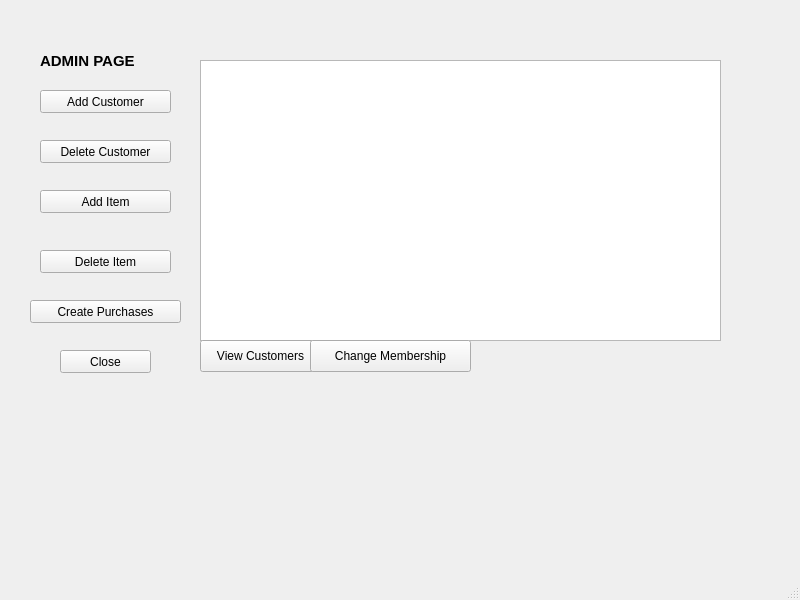
<?xml version="1.0" encoding="UTF-8"?>
<ui version="4.0">
 <class>AdminPage</class>
 <widget class="QMainWindow" name="AdminPage">
  <property name="geometry">
   <rect>
    <x>0</x>
    <y>0</y>
    <width>800</width>
    <height>600</height>
   </rect>
  </property>
  <property name="windowTitle">
   <string>MainWindow</string>
  </property>
  <widget class="QWidget" name="centralwidget">
   <widget class="QStackedWidget" name="stackedWidget">
    <property name="geometry">
     <rect>
      <x>0</x>
      <y>0</y>
      <width>781</width>
      <height>551</height>
     </rect>
    </property>
    <property name="currentIndex">
     <number>0</number>
    </property>
    <widget class="QWidget" name="adminHomePage">
     <widget class="QLabel" name="label">
      <property name="geometry">
       <rect>
        <x>40</x>
        <y>40</y>
        <width>151</width>
        <height>41</height>
       </rect>
      </property>
      <property name="font">
       <font>
        <pointsize>11</pointsize>
        <weight>75</weight>
        <bold>true</bold>
       </font>
      </property>
      <property name="text">
       <string>ADMIN PAGE</string>
      </property>
     </widget>
     <widget class="QPushButton" name="addCustomersBttn">
      <property name="geometry">
       <rect>
        <x>40</x>
        <y>90</y>
        <width>131</width>
        <height>23</height>
       </rect>
      </property>
      <property name="text">
       <string>Add Customer</string>
      </property>
     </widget>
     <widget class="QPushButton" name="deleteCustomersBttn">
      <property name="geometry">
       <rect>
        <x>40</x>
        <y>140</y>
        <width>131</width>
        <height>23</height>
       </rect>
      </property>
      <property name="text">
       <string>Delete Customer</string>
      </property>
     </widget>
     <widget class="QPushButton" name="addItemBttn">
      <property name="geometry">
       <rect>
        <x>40</x>
        <y>190</y>
        <width>131</width>
        <height>23</height>
       </rect>
      </property>
      <property name="text">
       <string>Add Item</string>
      </property>
     </widget>
     <widget class="QPushButton" name="deleteItemBttn">
      <property name="geometry">
       <rect>
        <x>40</x>
        <y>250</y>
        <width>131</width>
        <height>23</height>
       </rect>
      </property>
      <property name="text">
       <string>Delete Item</string>
      </property>
     </widget>
     <widget class="QPushButton" name="Close">
      <property name="geometry">
       <rect>
        <x>60</x>
        <y>350</y>
        <width>91</width>
        <height>23</height>
       </rect>
      </property>
      <property name="text">
       <string>Close</string>
      </property>
     </widget>
     <widget class="QPushButton" name="createPurchasesBtn">
      <property name="geometry">
       <rect>
        <x>30</x>
        <y>300</y>
        <width>151</width>
        <height>23</height>
       </rect>
      </property>
      <property name="text">
       <string>Create Purchases</string>
      </property>
     </widget>
     <widget class="QTableView" name="tableView">
      <property name="geometry">
       <rect>
        <x>200</x>
        <y>60</y>
        <width>521</width>
        <height>281</height>
       </rect>
      </property>
     </widget>
     <widget class="QPushButton" name="ViewCustomers">
      <property name="geometry">
       <rect>
        <x>200</x>
        <y>340</y>
        <width>121</width>
        <height>32</height>
       </rect>
      </property>
      <property name="text">
       <string>View Customers</string>
      </property>
     </widget>
     <widget class="QPushButton" name="ChangeMembership">
      <property name="geometry">
       <rect>
        <x>310</x>
        <y>340</y>
        <width>161</width>
        <height>32</height>
       </rect>
      </property>
      <property name="text">
       <string>Change Membership</string>
      </property>
     </widget>
    </widget>
    <widget class="QWidget" name="CreatePurchasesPage">
     <widget class="QLabel" name="label_10">
      <property name="geometry">
       <rect>
        <x>30</x>
        <y>10</y>
        <width>221</width>
        <height>51</height>
       </rect>
      </property>
      <property name="font">
       <font>
        <pointsize>12</pointsize>
        <weight>75</weight>
        <bold>true</bold>
       </font>
      </property>
      <property name="text">
       <string>CREATE PURCHASES PAGE</string>
      </property>
     </widget>
     <widget class="QLabel" name="label_11">
      <property name="geometry">
       <rect>
        <x>40</x>
        <y>80</y>
        <width>111</width>
        <height>20</height>
       </rect>
      </property>
      <property name="text">
       <string>Name</string>
      </property>
     </widget>
     <widget class="QLabel" name="label_12">
      <property name="geometry">
       <rect>
        <x>40</x>
        <y>140</y>
        <width>111</width>
        <height>21</height>
       </rect>
      </property>
      <property name="text">
       <string>Customer ID</string>
      </property>
     </widget>
     <widget class="QLineEdit" name="addYearLineEdit">
      <property name="geometry">
       <rect>
        <x>310</x>
        <y>260</y>
        <width>51</width>
        <height>20</height>
       </rect>
      </property>
     </widget>
     <widget class="QLineEdit" name="addNameLineEdit">
      <property name="geometry">
       <rect>
        <x>170</x>
        <y>80</y>
        <width>113</width>
        <height>20</height>
       </rect>
      </property>
     </widget>
     <widget class="QLabel" name="label_13">
      <property name="geometry">
       <rect>
        <x>40</x>
        <y>200</y>
        <width>121</width>
        <height>20</height>
       </rect>
      </property>
      <property name="text">
       <string>Customer Type</string>
      </property>
     </widget>
     <widget class="QLabel" name="label_14">
      <property name="geometry">
       <rect>
        <x>40</x>
        <y>260</y>
        <width>111</width>
        <height>20</height>
       </rect>
      </property>
      <property name="text">
       <string>Expiration Date</string>
      </property>
     </widget>
     <widget class="QLabel" name="label_15">
      <property name="geometry">
       <rect>
        <x>180</x>
        <y>240</y>
        <width>21</width>
        <height>16</height>
       </rect>
      </property>
      <property name="text">
       <string>MM</string>
      </property>
     </widget>
     <widget class="QLabel" name="label_16">
      <property name="geometry">
       <rect>
        <x>310</x>
        <y>240</y>
        <width>47</width>
        <height>13</height>
       </rect>
      </property>
      <property name="text">
       <string>YYYY</string>
      </property>
     </widget>
     <widget class="QLineEdit" name="addDayLineEdit">
      <property name="geometry">
       <rect>
        <x>230</x>
        <y>260</y>
        <width>41</width>
        <height>20</height>
       </rect>
      </property>
     </widget>
     <widget class="QLineEdit" name="addMonthLineEdit">
      <property name="geometry">
       <rect>
        <x>170</x>
        <y>260</y>
        <width>41</width>
        <height>20</height>
       </rect>
      </property>
     </widget>
     <widget class="QLabel" name="label_17">
      <property name="geometry">
       <rect>
        <x>240</x>
        <y>240</y>
        <width>21</width>
        <height>16</height>
       </rect>
      </property>
      <property name="text">
       <string>DD</string>
      </property>
     </widget>
     <widget class="QLineEdit" name="addIdLineEdit">
      <property name="geometry">
       <rect>
        <x>170</x>
        <y>140</y>
        <width>113</width>
        <height>20</height>
       </rect>
      </property>
     </widget>
     <widget class="QLabel" name="label_18">
      <property name="geometry">
       <rect>
        <x>430</x>
        <y>80</y>
        <width>81</width>
        <height>20</height>
       </rect>
      </property>
      <property name="text">
       <string>Pick Item: </string>
      </property>
     </widget>
     <widget class="QComboBox" name="pickItemComboBox">
      <property name="geometry">
       <rect>
        <x>540</x>
        <y>80</y>
        <width>151</width>
        <height>22</height>
       </rect>
      </property>
     </widget>
     <widget class="QLabel" name="label_24">
      <property name="geometry">
       <rect>
        <x>430</x>
        <y>160</y>
        <width>81</width>
        <height>20</height>
       </rect>
      </property>
      <property name="text">
       <string>Quantity:</string>
      </property>
     </widget>
     <widget class="QComboBox" name="pickQtyLComboBox">
      <property name="geometry">
       <rect>
        <x>540</x>
        <y>160</y>
        <width>101</width>
        <height>22</height>
       </rect>
      </property>
     </widget>
     <widget class="QPushButton" name="createPurchasePushBtn">
      <property name="geometry">
       <rect>
        <x>140</x>
        <y>370</y>
        <width>101</width>
        <height>23</height>
       </rect>
      </property>
      <property name="text">
       <string>Create Purchase</string>
      </property>
     </widget>
     <widget class="QPushButton" name="createPurchaseBackBtn">
      <property name="geometry">
       <rect>
        <x>320</x>
        <y>370</y>
        <width>101</width>
        <height>23</height>
       </rect>
      </property>
      <property name="text">
       <string>Back</string>
      </property>
     </widget>
     <widget class="QComboBox" name="customerTypeComboBox">
      <property name="geometry">
       <rect>
        <x>170</x>
        <y>200</y>
        <width>121</width>
        <height>22</height>
       </rect>
      </property>
     </widget>
    </widget>
    <widget class="QWidget" name="addCustomer">
     <widget class="QPushButton" name="cancelButton">
      <property name="geometry">
       <rect>
        <x>300</x>
        <y>320</y>
        <width>75</width>
        <height>23</height>
       </rect>
      </property>
      <property name="text">
       <string>Cancel</string>
      </property>
     </widget>
     <widget class="QLabel" name="label_7">
      <property name="geometry">
       <rect>
        <x>220</x>
        <y>240</y>
        <width>21</width>
        <height>16</height>
       </rect>
      </property>
      <property name="text">
       <string>MM</string>
      </property>
     </widget>
     <widget class="QLabel" name="label_2">
      <property name="geometry">
       <rect>
        <x>160</x>
        <y>30</y>
        <width>231</width>
        <height>41</height>
       </rect>
      </property>
      <property name="font">
       <font>
        <pointsize>14</pointsize>
       </font>
      </property>
      <property name="text">
       <string>Add Customer</string>
      </property>
     </widget>
     <widget class="QLabel" name="label_4">
      <property name="geometry">
       <rect>
        <x>20</x>
        <y>200</y>
        <width>121</width>
        <height>20</height>
       </rect>
      </property>
      <property name="text">
       <string>Customer Type</string>
      </property>
     </widget>
     <widget class="QLineEdit" name="addID">
      <property name="geometry">
       <rect>
        <x>150</x>
        <y>140</y>
        <width>113</width>
        <height>20</height>
       </rect>
      </property>
     </widget>
     <widget class="QLabel" name="label_6">
      <property name="geometry">
       <rect>
        <x>150</x>
        <y>240</y>
        <width>21</width>
        <height>16</height>
       </rect>
      </property>
      <property name="text">
       <string>DD</string>
      </property>
     </widget>
     <widget class="QLabel" name="label_3">
      <property name="geometry">
       <rect>
        <x>20</x>
        <y>140</y>
        <width>111</width>
        <height>21</height>
       </rect>
      </property>
      <property name="text">
       <string>Customer ID</string>
      </property>
     </widget>
     <widget class="QLineEdit" name="addName">
      <property name="geometry">
       <rect>
        <x>150</x>
        <y>80</y>
        <width>113</width>
        <height>20</height>
       </rect>
      </property>
     </widget>
     <widget class="QLabel" name="label_5">
      <property name="geometry">
       <rect>
        <x>20</x>
        <y>260</y>
        <width>111</width>
        <height>20</height>
       </rect>
      </property>
      <property name="text">
       <string>Expiration Date</string>
      </property>
     </widget>
     <widget class="QLabel" name="label_8">
      <property name="geometry">
       <rect>
        <x>290</x>
        <y>240</y>
        <width>47</width>
        <height>13</height>
       </rect>
      </property>
      <property name="text">
       <string>YYYY</string>
      </property>
     </widget>
     <widget class="QLabel" name="label_9">
      <property name="geometry">
       <rect>
        <x>20</x>
        <y>80</y>
        <width>111</width>
        <height>20</height>
       </rect>
      </property>
      <property name="text">
       <string>Name</string>
      </property>
     </widget>
     <widget class="QPushButton" name="addButton">
      <property name="geometry">
       <rect>
        <x>160</x>
        <y>320</y>
        <width>75</width>
        <height>23</height>
       </rect>
      </property>
      <property name="text">
       <string>Add</string>
      </property>
     </widget>
     <widget class="QComboBox" name="typeComboBox_2">
      <property name="geometry">
       <rect>
        <x>150</x>
        <y>200</y>
        <width>121</width>
        <height>22</height>
       </rect>
      </property>
      <item>
       <property name="text">
        <string>Regular</string>
       </property>
      </item>
      <item>
       <property name="text">
        <string>Executive</string>
       </property>
      </item>
     </widget>
     <widget class="QComboBox" name="dayComboBox_2">
      <property name="geometry">
       <rect>
        <x>150</x>
        <y>260</y>
        <width>41</width>
        <height>22</height>
       </rect>
      </property>
      <item>
       <property name="text">
        <string>01</string>
       </property>
      </item>
      <item>
       <property name="text">
        <string>02</string>
       </property>
      </item>
      <item>
       <property name="text">
        <string>03</string>
       </property>
      </item>
      <item>
       <property name="text">
        <string>04</string>
       </property>
      </item>
      <item>
       <property name="text">
        <string>05</string>
       </property>
      </item>
      <item>
       <property name="text">
        <string>06</string>
       </property>
      </item>
      <item>
       <property name="text">
        <string>07</string>
       </property>
      </item>
      <item>
       <property name="text">
        <string>08</string>
       </property>
      </item>
      <item>
       <property name="text">
        <string>09</string>
       </property>
      </item>
      <item>
       <property name="text">
        <string>10</string>
       </property>
      </item>
      <item>
       <property name="text">
        <string>11</string>
       </property>
      </item>
      <item>
       <property name="text">
        <string>12</string>
       </property>
      </item>
      <item>
       <property name="text">
        <string>13</string>
       </property>
      </item>
      <item>
       <property name="text">
        <string>14</string>
       </property>
      </item>
      <item>
       <property name="text">
        <string>15</string>
       </property>
      </item>
      <item>
       <property name="text">
        <string>16</string>
       </property>
      </item>
      <item>
       <property name="text">
        <string>17</string>
       </property>
      </item>
      <item>
       <property name="text">
        <string>18</string>
       </property>
      </item>
      <item>
       <property name="text">
        <string>19</string>
       </property>
      </item>
      <item>
       <property name="text">
        <string>20</string>
       </property>
      </item>
      <item>
       <property name="text">
        <string>21</string>
       </property>
      </item>
      <item>
       <property name="text">
        <string>22</string>
       </property>
      </item>
      <item>
       <property name="text">
        <string>23</string>
       </property>
      </item>
      <item>
       <property name="text">
        <string>24</string>
       </property>
      </item>
      <item>
       <property name="text">
        <string>25</string>
       </property>
      </item>
      <item>
       <property name="text">
        <string>26</string>
       </property>
      </item>
      <item>
       <property name="text">
        <string>27</string>
       </property>
      </item>
      <item>
       <property name="text">
        <string>28</string>
       </property>
      </item>
      <item>
       <property name="text">
        <string>29</string>
       </property>
      </item>
      <item>
       <property name="text">
        <string>30</string>
       </property>
      </item>
      <item>
       <property name="text">
        <string>31</string>
       </property>
      </item>
     </widget>
     <widget class="QComboBox" name="monthComboBox_2">
      <property name="geometry">
       <rect>
        <x>220</x>
        <y>260</y>
        <width>41</width>
        <height>22</height>
       </rect>
      </property>
      <item>
       <property name="text">
        <string>01</string>
       </property>
      </item>
      <item>
       <property name="text">
        <string>02</string>
       </property>
      </item>
      <item>
       <property name="text">
        <string>03</string>
       </property>
      </item>
      <item>
       <property name="text">
        <string>04</string>
       </property>
      </item>
      <item>
       <property name="text">
        <string>05</string>
       </property>
      </item>
      <item>
       <property name="text">
        <string>06</string>
       </property>
      </item>
      <item>
       <property name="text">
        <string>07</string>
       </property>
      </item>
      <item>
       <property name="text">
        <string>08</string>
       </property>
      </item>
      <item>
       <property name="text">
        <string>09</string>
       </property>
      </item>
      <item>
       <property name="text">
        <string>10</string>
       </property>
      </item>
      <item>
       <property name="text">
        <string>11</string>
       </property>
      </item>
      <item>
       <property name="text">
        <string>12</string>
       </property>
      </item>
     </widget>
     <widget class="QComboBox" name="yearComboBox_2">
      <property name="geometry">
       <rect>
        <x>290</x>
        <y>260</y>
        <width>69</width>
        <height>22</height>
       </rect>
      </property>
      <item>
       <property name="text">
        <string>2020</string>
       </property>
      </item>
      <item>
       <property name="text">
        <string>2021</string>
       </property>
      </item>
      <item>
       <property name="text">
        <string>2022</string>
       </property>
      </item>
     </widget>
    </widget>
    <widget class="QWidget" name="addItem">
     <widget class="QLineEdit" name="addItemQty">
      <property name="geometry">
       <rect>
        <x>244</x>
        <y>300</y>
        <width>81</width>
        <height>20</height>
       </rect>
      </property>
     </widget>
     <widget class="QPushButton" name="addItemConfirm">
      <property name="geometry">
       <rect>
        <x>174</x>
        <y>380</y>
        <width>75</width>
        <height>23</height>
       </rect>
      </property>
      <property name="text">
       <string>Add Item</string>
      </property>
     </widget>
     <widget class="QLabel" name="label_19">
      <property name="geometry">
       <rect>
        <x>124</x>
        <y>240</y>
        <width>101</width>
        <height>20</height>
       </rect>
      </property>
      <property name="text">
       <string>Item Price</string>
      </property>
     </widget>
     <widget class="QLineEdit" name="addItemName">
      <property name="geometry">
       <rect>
        <x>244</x>
        <y>190</y>
        <width>161</width>
        <height>20</height>
       </rect>
      </property>
     </widget>
     <widget class="QLabel" name="label_20">
      <property name="geometry">
       <rect>
        <x>124</x>
        <y>300</y>
        <width>111</width>
        <height>20</height>
       </rect>
      </property>
      <property name="text">
       <string>Item Quantity</string>
      </property>
     </widget>
     <widget class="QPushButton" name="cancelButton_3">
      <property name="geometry">
       <rect>
        <x>364</x>
        <y>380</y>
        <width>75</width>
        <height>23</height>
       </rect>
      </property>
      <property name="text">
       <string>Cancel</string>
      </property>
     </widget>
     <widget class="QLabel" name="label_21">
      <property name="geometry">
       <rect>
        <x>124</x>
        <y>190</y>
        <width>91</width>
        <height>20</height>
       </rect>
      </property>
      <property name="text">
       <string>Item Name</string>
      </property>
     </widget>
     <widget class="QLineEdit" name="addItemPrice">
      <property name="geometry">
       <rect>
        <x>244</x>
        <y>240</y>
        <width>81</width>
        <height>20</height>
       </rect>
      </property>
     </widget>
     <widget class="QLabel" name="label_22">
      <property name="geometry">
       <rect>
        <x>140</x>
        <y>150</y>
        <width>461</width>
        <height>20</height>
       </rect>
      </property>
      <property name="text">
       <string>Please fill in all fields to add a new item to the database</string>
      </property>
     </widget>
     <widget class="QLabel" name="label_23">
      <property name="geometry">
       <rect>
        <x>244</x>
        <y>90</y>
        <width>121</width>
        <height>41</height>
       </rect>
      </property>
      <property name="font">
       <font>
        <pointsize>15</pointsize>
       </font>
      </property>
      <property name="text">
       <string>Add Item</string>
      </property>
     </widget>
    </widget>
   </widget>
  </widget>
  <widget class="QMenuBar" name="menubar">
   <property name="geometry">
    <rect>
     <x>0</x>
     <y>0</y>
     <width>800</width>
     <height>22</height>
    </rect>
   </property>
  </widget>
  <widget class="QStatusBar" name="statusbar"/>
 </widget>
 <resources/>
 <connections/>
</ui>
